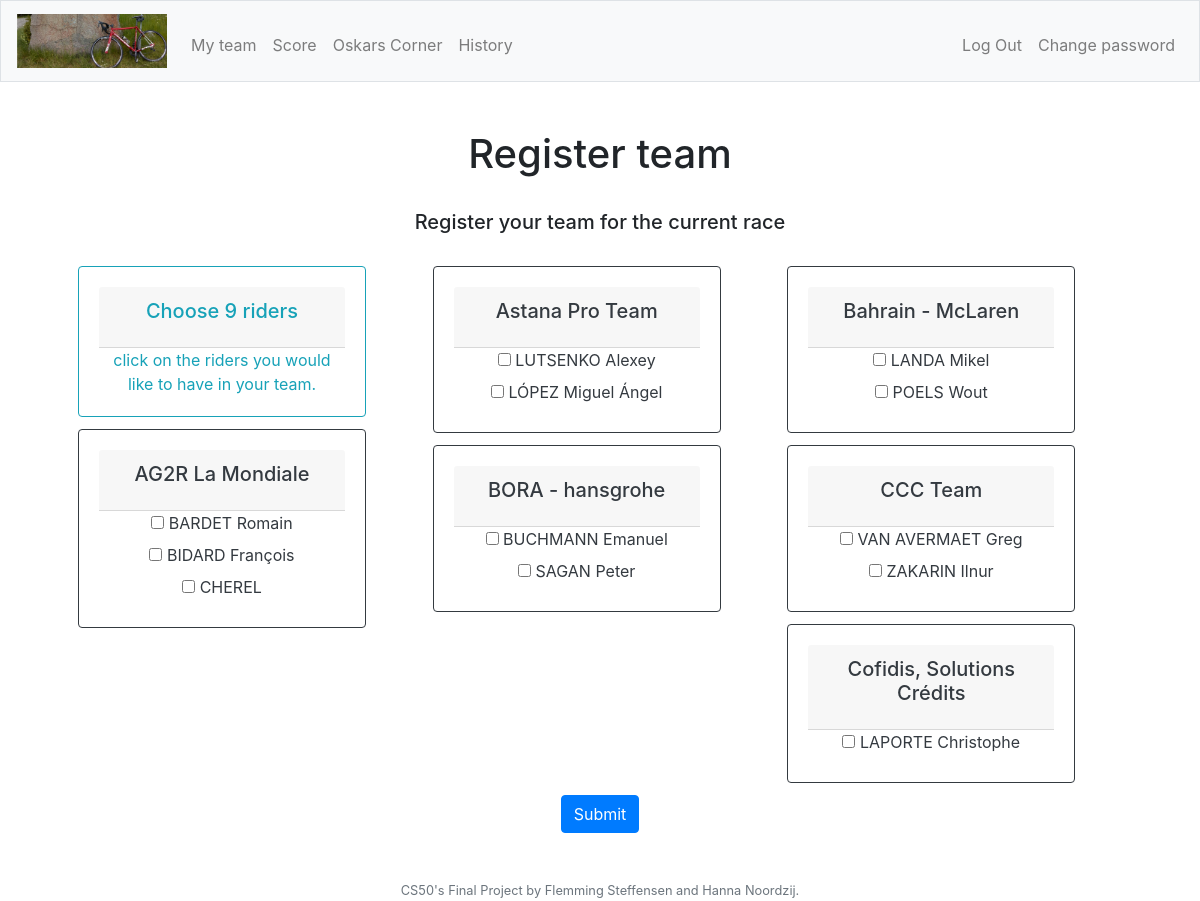
/regteam?activecomp=2 (signed in), run on the app's committed database.
### tables this page shows
CREATE TABLE "riders" (
	"id"	INTEGER NOT NULL UNIQUE,
	"comp_id"	INTEGER NOT NULL,
	"rider"	TEXT NOT NULL,
	"nationality"	TEXT NOT NULL,
	"rides_for"	TEXT NOT NULL,
	"contraint_id"	INTEGER,
	FOREIGN KEY("comp_id") REFERENCES "competitions"("id"),
	FOREIGN KEY("contraint_id") REFERENCES "rider_constraints"("id"),
	PRIMARY KEY("id" AUTOINCREMENT)
);

### app.py (the view, shortened to what this page needs)
@app.route("/regteam", methods=["GET", "POST"])
@login_required
def regteam():
    if request.method == "GET":
        compid = request.args.get('activecomp', None)
        riders = db.execute("SELECT id, comp_id, rider, nationality, rides_for, contraint_id, comp_id FROM riders WHERE comp_id = :compid Order by rides_for ASC, rider ASC", compid=compid)
        return render_template("regteam.html", riders=riders)

### app.py (called while the page is built)
@app.after_request
def after_request(response):
    response.headers["Cache-Control"] = "no-cache, no-store, must-revalidate"
    response.headers["Expires"] = 0
    response.headers["Pragma"] = "no-cache"
    return response

### helpers.py (called while the page is built)
def login_required(f):
    @wraps(f)
    def decorated_function(*args, **kwargs):
        if session.get("user_id") is None:
            return redirect("/login")
        return f(*args, **kwargs)
    return decorated_function

### templates/regteam.html (shortened to what this page needs)
{% extends "layout.html" %}
{% block main %}
    <div>
        <h1>Register team</h1>
        <br>
        <h5>Register your team for the current race</h5>
        <br>
        {% if riders %}
            {% set ns = namespace(last_team = "nothing") %}
            {% set ct = namespace(count = 0) %}
            <form id="regteam" action="/regteam" method="post">
                <div class="card-columns">
                    <div class="row">
            {% for rider in riders %}
                {% if ct.count == 0 %}
                    {% set ct.count = ct.count + 1 %}
                        <div class="col-auto md-4">
                            <div class="card border-info" style="width: 18rem;">
                                <div class="card-body text-info">
                                    <div class="card-header">
                                        <h5 class="card-title">Choose 9 riders</h5>
                                    </div>
                                    <p class="card-text">click on the riders you would like to have in your team.</p>
                {% endif %}
                {% if rider.rides_for != ns.last_team %}
                    {% set ns.last_team = rider.rides_for %}
                                </div>
                            </div>
                        </div>
                        <div class="col-auto md-4">
                            <div class="card border-dark" style="width: 18rem;">
                                <div class="card-body text-dark">
                                    <div class="card-header">
                                        <h5 class="card-title">{{ns.last_team}}</h5>
                                    </div>
                                    <div>
                                        <input type="checkbox" id="rider" name="{{rider.id}}" value={{rider.id}}>
                                        <label for={{rider.id}}>{{rider.rider}}</label>
                                    </div>
                {% else %}
                                    <div>
                                        <input type="checkbox" id="rider" name="{{rider.id}}" value={{rider.id}}>
                                        <label for={{rider.id}}>{{rider.rider}}</label>
                                    </div>
                {% endif %}
            {% endfor %}
                                </div>
                            </div>
                        </div>
                    </div>
                </div>
                <button class="btn btn-primary" type="submit">Submit</button>
            </form>
        {% endif %}
    </div>
{% endblock %}

### templates/layout.html (shortened to what this page needs)
<!DOCTYPE html>
<html lang="en">
    <head>
        <link href="https://maxcdn.bootstrapcdn.com/bootstrap/4.1.3/css/bootstrap.min.css" rel="stylesheet">
        <link href="/static/styles.css" rel="stylesheet">
    </head>
    <body>
        <nav class="navbar navbar-expand-md navbar-light bg-light border">
            <a class="navbar-brand" href="/">
                <img src="/static/bicycle.jpeg" width="150px" alt="Bicycle">
            </a>
            <div class="collapse navbar-collapse" id="navbar">
                {% if session.user_id %}
                    <ul class="navbar-nav mr-auto mt-2">
                        <li class="nav-item"><a class="nav-link" href="/myteam">My team</a></li>
                        <li class="nav-item"><a class="nav-link" href="/score">Score</a></li>
                        <li class="nav-item"><a class="nav-link" href="/oskar">Oskars Corner</a></li>
                        <li class="nav-item"><a class="nav-link" href="/history">History</a></li>
                    </ul>
                    <ul class="navbar-nav ml-auto mt-2">
                        <li class="nav-item"><a class="nav-link" href="/logout">Log Out</a></li>
                        <li class="nav-item"><a class="nav-link" href="/chngpw">Change password</a></li>
                    </ul>
                {% else %}
                    <ul class="navbar-nav ml-auto mt-2">
                        <li class="nav-item"><a class="nav-link" href="/register">Register</a></li>
                        <li class="nav-item"><a class="nav-link" href="/login">Log In</a></li>
                    </ul>
                {% endif %}
            </div>
        </nav>
        <main class="container p-5">
            {% block main %}{% endblock %}
        </main>
        <footer class="small text-center text-muted">
            CS50's Final Project by Flemming Steffensen and Hanna Noordzij.
        </footer>
    </body>
</html>

### static/styles.css (style rules this page uses)
nav .navbar-brand { font-size: xx-large; }
main { overflow-x: auto; text-align: center; }

### data on the page
riders: shows "Choose 9 riders", last_team "AG2R La Mondiale", rider "BARDET Romain"
riders: rider "BIDARD François"
riders: rider "CHEREL"
riders: last_team "Astana Pro Team", rider "LUTSENKO Alexey"
riders: rider "LÓPEZ Miguel Ángel"
riders: last_team "BORA - hansgrohe", rider "BUCHMANN Emanuel"
riders: rider "SAGAN Peter"
riders: last_team "Bahrain - McLaren", rider "LANDA Mikel"
riders: rider "POELS Wout"
riders: last_team "CCC Team", rider "VAN AVERMAET Greg"
riders: rider "ZAKARIN Ilnur"
riders: last_team "Cofidis, Solutions Crédits", rider "LAPORTE Christophe"
